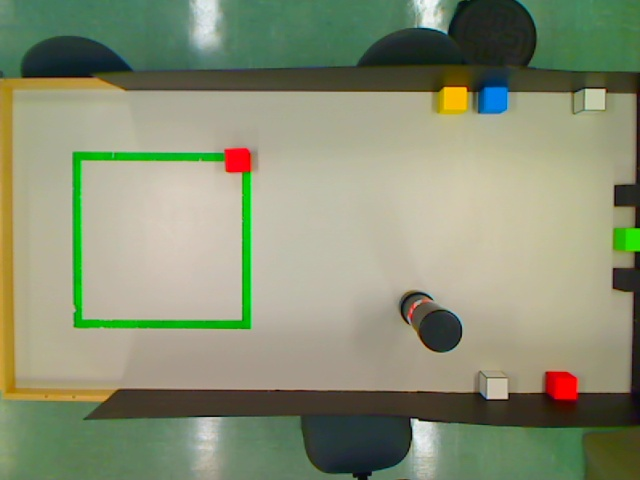
#> input picture design3-h18/infra/training_datasets/3109_closed_curtains/image_12.jpg, 640 x 480 px; its folder holds only this picture in this run
$ python -i goal_area_detector.py   (imports and definitions only)
#> lines starting #> are read from the running program, lines starting #| are printed output that depends on the picture
import math

import cv2
import numpy as np

from atlas.vision import colourspace
from atlas.vision.image import Image
from atlas.vision.table_cropper import crop_to_table_by_contours
from atlas.vision.util import PixelCoordinate
from atlas.vision.colourrange import ColourRange


# [17 lines that did not run here, left out]


# [21 lines that did not run here, left out]


# [36 lines that did not run here, left out]


def shape_matches_width(contour: np.ndarray, min_width: int, max_width: int) -> bool:

    perimeter_max = max_width * 4
    perimeter_min = min_width * 4

    rc = cv2.minAreaRect(contour)

    box = cv2.boxPoints(rc)

    box_width = math.sqrt(math.pow(box[1][0] - box[0][0], 2) + math.pow(box[1][1] - box[0][1], 2))
    box_height = math.sqrt(math.pow(box[2][0] - box[1][0], 2) + math.pow(box[2][1] - box[1][1], 2))
    perimeter = cv2.arcLength(contour, True)
    if math.isclose(box_width, box_height, rel_tol=0.7) \
            and perimeter_min < perimeter < perimeter_max:
        return True

    return False


# [9 lines that did not run here, left out]

>>> import cv2
>>> picture = cv2.imread('../../../infra/training_datasets/3109_closed_curtains/image_12.jpg', cv2.IMREAD_GRAYSCALE)
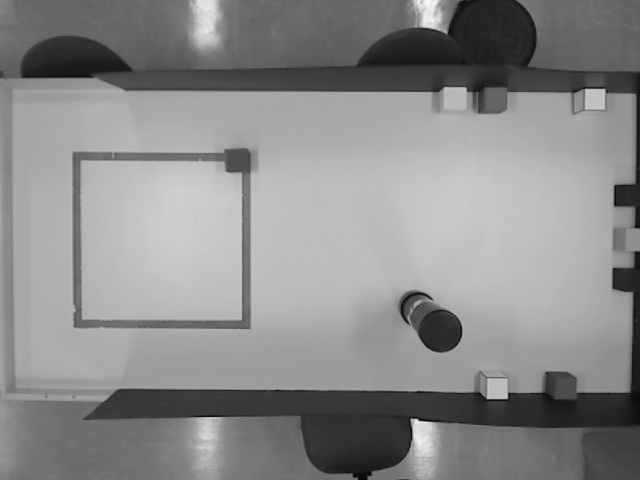
#> picture: shape (480, 640); min 8, max 247, mean 138.2
#> (the run stopped early here; a loop or call above may not have finished)

$ run again, on design3-h18/infra/training_datasets/3109_closed_curtains/image_13.jpg
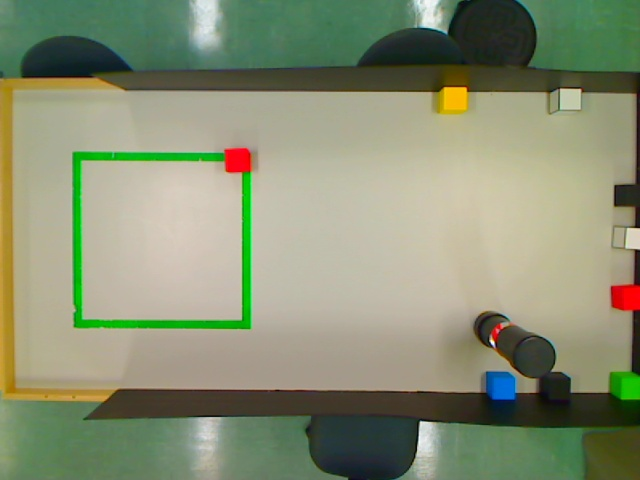
#> input picture design3-h18/infra/training_datasets/3109_closed_curtains/image_13.jpg, 640 x 480 px
#> `picture = cv2.imread('../../../infra/training_datasets/3109_closed_cur..`:
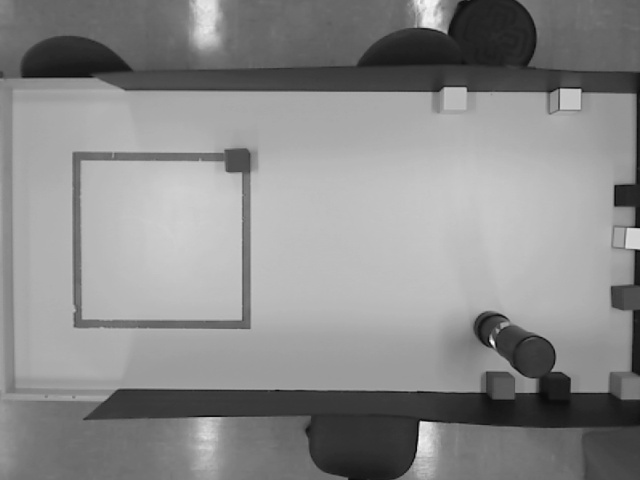
#> picture: shape (480, 640); min 8, max 251, mean 138

$ run again, on design3-h18/infra/training_datasets/3109_closed_curtains/image_15.jpg
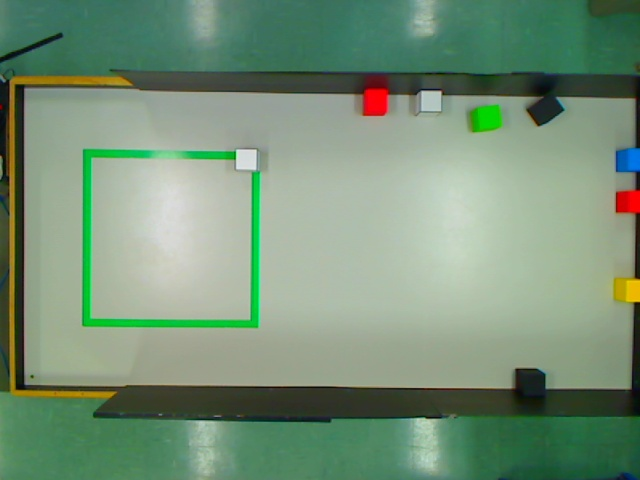
#> input picture design3-h18/infra/training_datasets/3109_closed_curtains/image_15.jpg, 640 x 480 px
#> `picture = cv2.imread('../../../infra/training_datasets/3109_closed_cur..`:
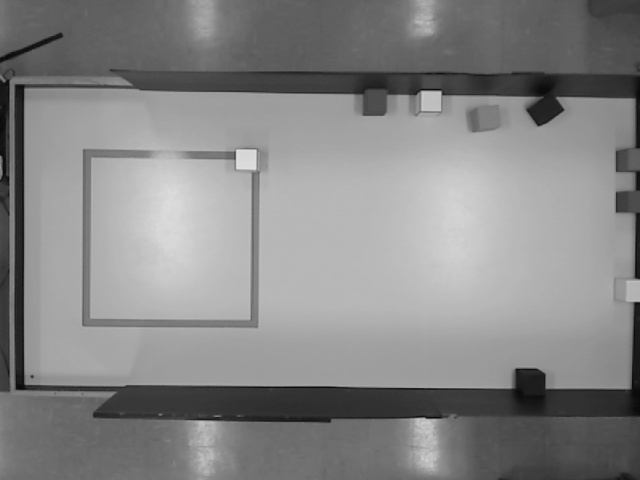
#> picture: shape (480, 640); min 9, max 229, mean 134.3

$ run again, on design3-h18/infra/training_datasets/3109_closed_curtains/image_3.jpg
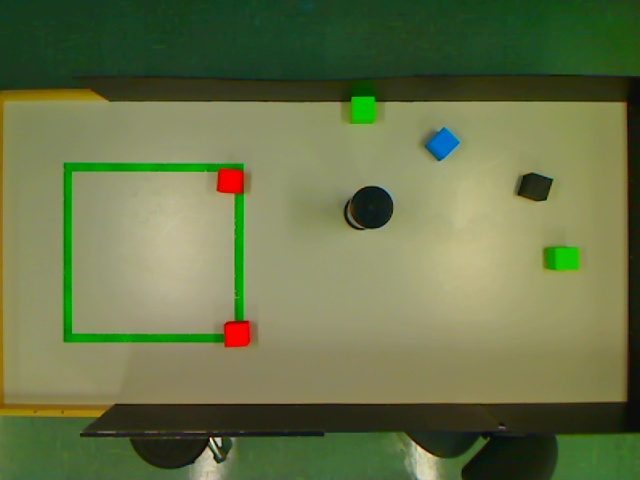
#> input picture design3-h18/infra/training_datasets/3109_closed_curtains/image_3.jpg, 640 x 480 px
#> `picture = cv2.imread('../../../infra/training_datasets/3109_closed_cur..`:
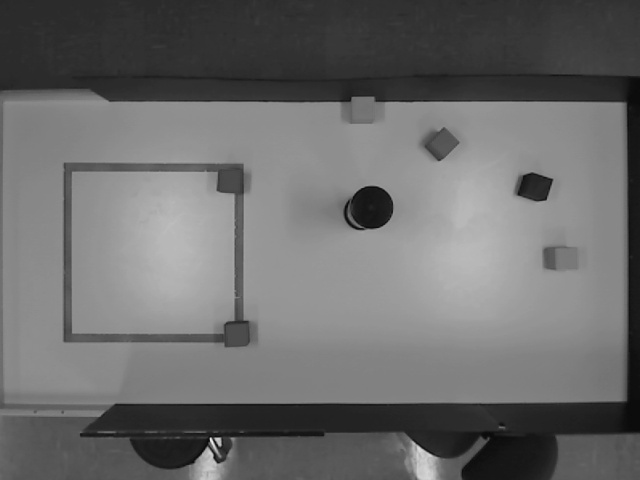
#> picture: shape (480, 640); min 8, max 240, mean 107.5
